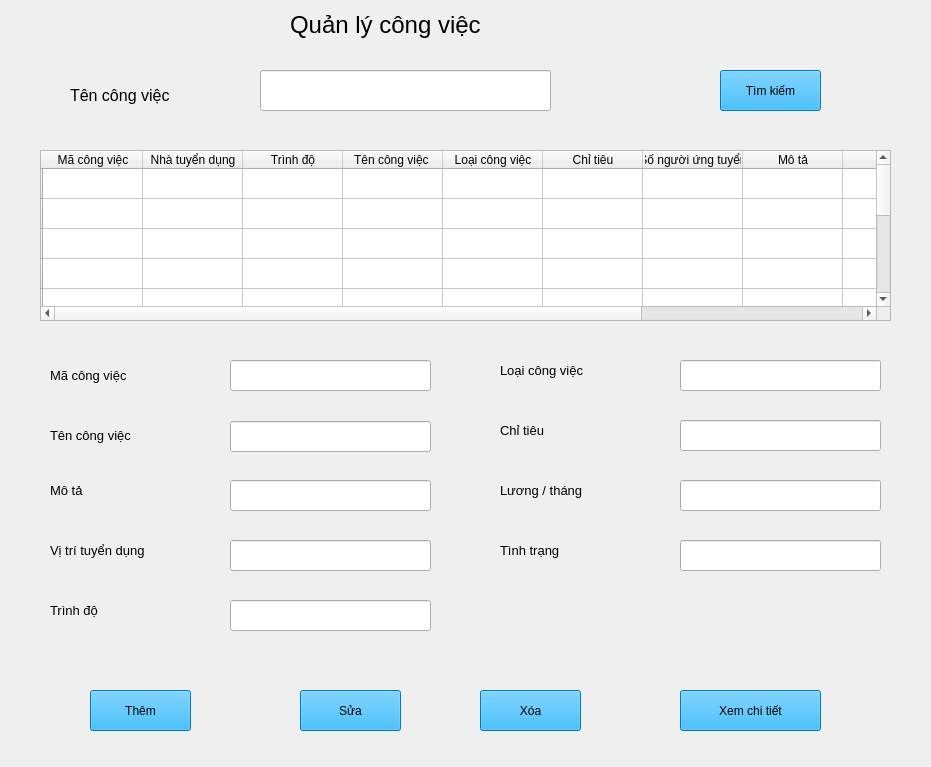
<?xml version="1.0" encoding="UTF-8"?>
<ui version="4.0">
 <class>TuyenDung_DSCongViec</class>
 <widget class="QWidget" name="TuyenDung_DSCongViec">
  <property name="geometry">
   <rect>
    <x>0</x>
    <y>0</y>
    <width>931</width>
    <height>767</height>
   </rect>
  </property>
  <property name="windowTitle">
   <string>Tuyển Dụng - Danh Sách Công Việc</string>
  </property>
  <widget class="QLabel" name="label">
   <property name="geometry">
    <rect>
     <x>290</x>
     <y>0</y>
     <width>261</width>
     <height>51</height>
    </rect>
   </property>
   <property name="font">
    <font>
     <pointsize>14</pointsize>
    </font>
   </property>
   <property name="text">
    <string>&lt;html&gt;&lt;head/&gt;&lt;body&gt;&lt;p&gt;&lt;span style=&quot; font-size:18pt;&quot;&gt;Quản lý công việc &lt;/span&gt;&lt;/p&gt;&lt;/body&gt;&lt;/html&gt;</string>
   </property>
  </widget>
  <widget class="QLineEdit" name="te_TimKiemTheoTenCV">
   <property name="geometry">
    <rect>
     <x>260</x>
     <y>70</y>
     <width>291</width>
     <height>41</height>
    </rect>
   </property>
   <property name="font">
    <font>
     <pointsize>10</pointsize>
    </font>
   </property>
  </widget>
  <widget class="QLabel" name="label_2">
   <property name="geometry">
    <rect>
     <x>70</x>
     <y>80</y>
     <width>141</width>
     <height>31</height>
    </rect>
   </property>
   <property name="text">
    <string>&lt;html&gt;&lt;head/&gt;&lt;body&gt;&lt;p&gt;&lt;span style=&quot; font-size:12pt;&quot;&gt;Tên công việc&lt;/span&gt;&lt;/p&gt;&lt;/body&gt;&lt;/html&gt;</string>
   </property>
  </widget>
  <widget class="QPushButton" name="bt_TimKiem_TuyenDung_dsCongViec">
   <property name="geometry">
    <rect>
     <x>720</x>
     <y>70</y>
     <width>101</width>
     <height>41</height>
    </rect>
   </property>
   <property name="styleSheet">
    <string notr="true">font: 12pt &quot;MS Shell Dlg 2&quot;;
background-color: rgb(0, 170, 255);</string>
   </property>
   <property name="text">
    <string>Tìm kiếm</string>
   </property>
  </widget>
  <widget class="QTableWidget" name="table_dsCongViec">
   <property name="geometry">
    <rect>
     <x>40</x>
     <y>150</y>
     <width>851</width>
     <height>171</height>
    </rect>
   </property>
   <row>
    <property name="text">
     <string/>
    </property>
   </row>
   <row>
    <property name="text">
     <string/>
    </property>
   </row>
   <row>
    <property name="text">
     <string/>
    </property>
   </row>
   <row>
    <property name="text">
     <string/>
    </property>
   </row>
   <row>
    <property name="text">
     <string/>
    </property>
   </row>
   <row>
    <property name="text">
     <string/>
    </property>
   </row>
   <row>
    <property name="text">
     <string/>
    </property>
   </row>
   <row>
    <property name="text">
     <string/>
    </property>
   </row>
   <row>
    <property name="text">
     <string/>
    </property>
   </row>
   <row>
    <property name="text">
     <string/>
    </property>
   </row>
   <column>
    <property name="text">
     <string>Mã công việc</string>
    </property>
   </column>
   <column>
    <property name="text">
     <string>Nhà tuyển dụng</string>
    </property>
   </column>
   <column>
    <property name="text">
     <string>Trình độ</string>
    </property>
   </column>
   <column>
    <property name="text">
     <string>Tên công việc </string>
    </property>
   </column>
   <column>
    <property name="text">
     <string>Loại công việc</string>
    </property>
   </column>
   <column>
    <property name="text">
     <string>Chỉ tiêu</string>
    </property>
   </column>
   <column>
    <property name="text">
     <string>Số người ứng tuyển</string>
    </property>
   </column>
   <column>
    <property name="text">
     <string>Mô tả</string>
    </property>
   </column>
   <column>
    <property name="text">
     <string>Vị trí</string>
    </property>
   </column>
   <column>
    <property name="text">
     <string>Tình Trạng</string>
    </property>
   </column>
   <column>
    <property name="text">
     <string>Lương</string>
    </property>
   </column>
   <item row="0" column="0">
    <property name="text">
     <string/>
    </property>
    <property name="font">
     <font>
      <weight>75</weight>
      <bold>true</bold>
     </font>
    </property>
   </item>
   <item row="0" column="3">
    <property name="text">
     <string/>
    </property>
   </item>
  </widget>
  <widget class="QPushButton" name="bt_ThemCongViec_DSCongViec">
   <property name="geometry">
    <rect>
     <x>90</x>
     <y>690</y>
     <width>101</width>
     <height>41</height>
    </rect>
   </property>
   <property name="styleSheet">
    <string notr="true">font: 12pt &quot;MS Shell Dlg 2&quot;;
background-color: rgb(0, 170, 255);</string>
   </property>
   <property name="text">
    <string>Thêm</string>
   </property>
  </widget>
  <widget class="QPushButton" name="bt_SuaCongViec_DSCongViec">
   <property name="geometry">
    <rect>
     <x>300</x>
     <y>690</y>
     <width>101</width>
     <height>41</height>
    </rect>
   </property>
   <property name="styleSheet">
    <string notr="true">font: 12pt &quot;MS Shell Dlg 2&quot;;
background-color: rgb(0, 170, 255);</string>
   </property>
   <property name="text">
    <string>Sửa</string>
   </property>
  </widget>
  <widget class="QPushButton" name="bt_XoaCongViec_DSCongViec">
   <property name="geometry">
    <rect>
     <x>480</x>
     <y>690</y>
     <width>101</width>
     <height>41</height>
    </rect>
   </property>
   <property name="styleSheet">
    <string notr="true">font: 12pt &quot;MS Shell Dlg 2&quot;;
background-color: rgb(0, 170, 255);</string>
   </property>
   <property name="text">
    <string>Xóa</string>
   </property>
  </widget>
  <widget class="QPushButton" name="bt_XemChiTietCongViec_DSCongViec">
   <property name="geometry">
    <rect>
     <x>680</x>
     <y>690</y>
     <width>141</width>
     <height>41</height>
    </rect>
   </property>
   <property name="styleSheet">
    <string notr="true">font: 12pt &quot;MS Shell Dlg 2&quot;;
background-color: rgb(0, 170, 255);</string>
   </property>
   <property name="text">
    <string>Xem chi tiết</string>
   </property>
  </widget>
  <widget class="QLabel" name="label_3">
   <property name="geometry">
    <rect>
     <x>50</x>
     <y>420</y>
     <width>111</width>
     <height>31</height>
    </rect>
   </property>
   <property name="font">
    <font>
     <pointsize>10</pointsize>
    </font>
   </property>
   <property name="text">
    <string>Tên công việc</string>
   </property>
  </widget>
  <widget class="QLabel" name="label_4">
   <property name="geometry">
    <rect>
     <x>50</x>
     <y>470</y>
     <width>111</width>
     <height>41</height>
    </rect>
   </property>
   <property name="font">
    <font>
     <pointsize>10</pointsize>
    </font>
   </property>
   <property name="text">
    <string>Mô tả</string>
   </property>
  </widget>
  <widget class="QLabel" name="label_5">
   <property name="geometry">
    <rect>
     <x>50</x>
     <y>530</y>
     <width>141</width>
     <height>41</height>
    </rect>
   </property>
   <property name="font">
    <font>
     <pointsize>10</pointsize>
    </font>
   </property>
   <property name="text">
    <string>Vị trí tuyển dụng</string>
   </property>
  </widget>
  <widget class="QLabel" name="label_6">
   <property name="geometry">
    <rect>
     <x>50</x>
     <y>590</y>
     <width>141</width>
     <height>41</height>
    </rect>
   </property>
   <property name="font">
    <font>
     <pointsize>10</pointsize>
    </font>
   </property>
   <property name="text">
    <string>Trình độ</string>
   </property>
  </widget>
  <widget class="QLabel" name="label_7">
   <property name="geometry">
    <rect>
     <x>500</x>
     <y>350</y>
     <width>141</width>
     <height>41</height>
    </rect>
   </property>
   <property name="font">
    <font>
     <pointsize>10</pointsize>
    </font>
   </property>
   <property name="text">
    <string>Loại công việc</string>
   </property>
  </widget>
  <widget class="QLabel" name="label_8">
   <property name="geometry">
    <rect>
     <x>500</x>
     <y>410</y>
     <width>141</width>
     <height>41</height>
    </rect>
   </property>
   <property name="font">
    <font>
     <pointsize>10</pointsize>
    </font>
   </property>
   <property name="text">
    <string>Chỉ tiêu</string>
   </property>
  </widget>
  <widget class="QLabel" name="label_9">
   <property name="geometry">
    <rect>
     <x>500</x>
     <y>470</y>
     <width>141</width>
     <height>41</height>
    </rect>
   </property>
   <property name="font">
    <font>
     <pointsize>10</pointsize>
    </font>
   </property>
   <property name="text">
    <string>Lương / tháng</string>
   </property>
  </widget>
  <widget class="QLabel" name="label_10">
   <property name="geometry">
    <rect>
     <x>500</x>
     <y>530</y>
     <width>141</width>
     <height>41</height>
    </rect>
   </property>
   <property name="font">
    <font>
     <pointsize>10</pointsize>
    </font>
   </property>
   <property name="text">
    <string>Tình trạng</string>
   </property>
  </widget>
  <widget class="QLineEdit" name="te_TenCongViec_TuyenDung_DSCongViec">
   <property name="geometry">
    <rect>
     <x>230</x>
     <y>421</y>
     <width>201</width>
     <height>31</height>
    </rect>
   </property>
  </widget>
  <widget class="QLineEdit" name="te_MoTa_TuyenDung_DSCongViec">
   <property name="geometry">
    <rect>
     <x>230</x>
     <y>480</y>
     <width>201</width>
     <height>31</height>
    </rect>
   </property>
  </widget>
  <widget class="QLineEdit" name="te_ViTri_TuyenDung_DSCongViec">
   <property name="geometry">
    <rect>
     <x>230</x>
     <y>540</y>
     <width>201</width>
     <height>31</height>
    </rect>
   </property>
  </widget>
  <widget class="QLineEdit" name="Te_TrinhDo_TuyenDung_DSCongViec">
   <property name="geometry">
    <rect>
     <x>230</x>
     <y>600</y>
     <width>201</width>
     <height>31</height>
    </rect>
   </property>
  </widget>
  <widget class="QLineEdit" name="te_LoaiCongViec_TuyenDung_DSCongViec">
   <property name="geometry">
    <rect>
     <x>680</x>
     <y>360</y>
     <width>201</width>
     <height>31</height>
    </rect>
   </property>
  </widget>
  <widget class="QLineEdit" name="te_ChiTieu_TuyenDung_DSCongViec">
   <property name="geometry">
    <rect>
     <x>680</x>
     <y>420</y>
     <width>201</width>
     <height>31</height>
    </rect>
   </property>
  </widget>
  <widget class="QLineEdit" name="te_Luong_TuyenDung_DSCongViec">
   <property name="geometry">
    <rect>
     <x>680</x>
     <y>480</y>
     <width>201</width>
     <height>31</height>
    </rect>
   </property>
  </widget>
  <widget class="QLineEdit" name="te_TinhTrang_TuyenDung_DSCongViec">
   <property name="geometry">
    <rect>
     <x>680</x>
     <y>540</y>
     <width>201</width>
     <height>31</height>
    </rect>
   </property>
  </widget>
  <widget class="QLineEdit" name="te_MaCongViec_TuyenDung_DSCongViec">
   <property name="geometry">
    <rect>
     <x>230</x>
     <y>360</y>
     <width>201</width>
     <height>31</height>
    </rect>
   </property>
  </widget>
  <widget class="QLabel" name="label_11">
   <property name="geometry">
    <rect>
     <x>50</x>
     <y>360</y>
     <width>111</width>
     <height>31</height>
    </rect>
   </property>
   <property name="font">
    <font>
     <pointsize>10</pointsize>
    </font>
   </property>
   <property name="text">
    <string>Mã công việc</string>
   </property>
  </widget>
 </widget>
 <resources/>
 <connections/>
</ui>
